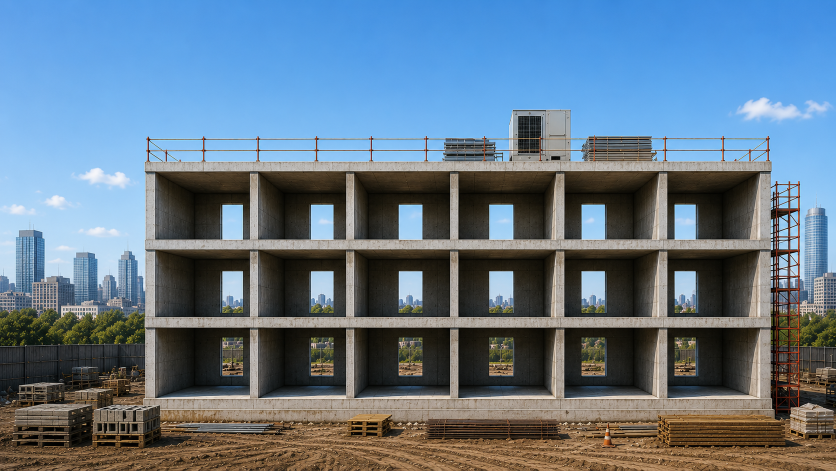
#> input picture src/assets/buildings/project-1-office.png, 1672 x 941 px (shown at 1/2 size)
$ python cutout-dice-asset.py ../src/assets/buildings/project-1-office.png ../src/assets/buildings/project-2-hospital.png ../src/assets/buildings/project-2-hospital.png
#> lines starting #> are read from the running program, lines starting #| are printed output that depends on the picture
from pathlib import Path
import sys
import warnings

from PIL import Image, ImageChops, ImageMath

warnings.filterwarnings("ignore", category=DeprecationWarning, module="PIL.ImageMath")


def cutout(src_path, out_path, background):
    img = Image.open(src_path).convert("RGBA")
    img.thumbnail((256, 256), Image.Resampling.LANCZOS)
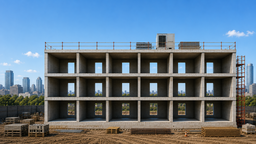
#> img: PIL image 256x144 RGBA; mean R, G, B, A 99.5, 119.7, 137.1, 255
    r, g, b, a = img.split()
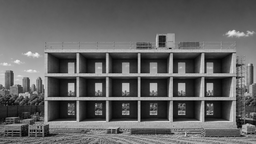
#> r: PIL image 256x144 L; min 0, max 248, mean 99.5
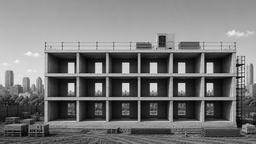
#> g: PIL image 256x144 L; min 0, max 247, mean 119.7
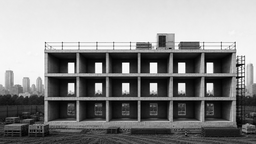
#> b: PIL image 256x144 L; min 0, max 255, mean 137.1
#> a: PIL image 256x144 L; every value is 255

    if background == "green":
        max_rb = ImageChops.lighter(r, b)
        delta = ImageChops.subtract(g, max_rb)
        mask = ImageMath.eval(
            "convert((delta > 10) & (g > 68) & (r < 155) & (b < 155), 'L') * 255",
            delta=delta,
            g=g,
            r=r,
            b=b,
        ).convert("L")
    elif background == "white":
        mask = ImageMath.eval(
            "convert((r > 248) & (g > 248) & (b > 248), 'L') * 255",
            r=r,
            g=g,
            b=b,
        ).convert("L")
    else:
#> (the run stopped early here; a loop or call above may not have finished)

$ run again, on src/assets/buildings/project-3-data-center.png
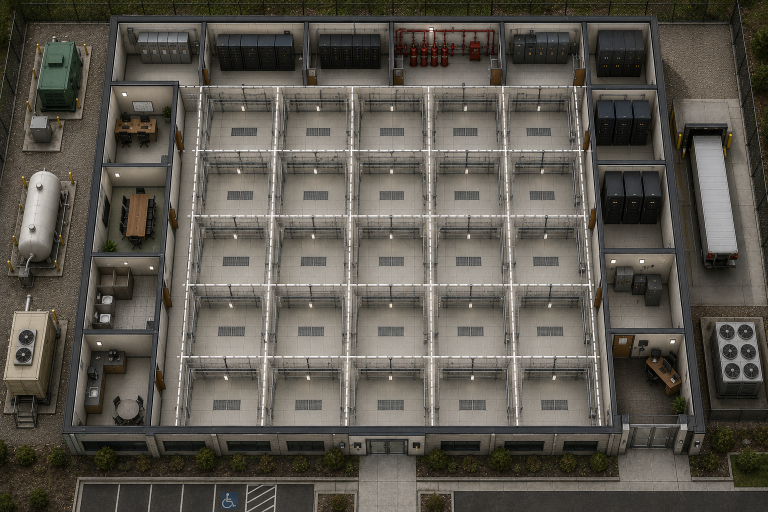
#> input picture src/assets/buildings/project-3-data-center.png, 1536 x 1024 px (shown at 1/2 size)
#> in cutout, `r, g, b, a = img.split()`:
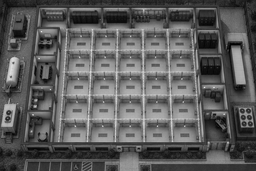
#> r: PIL image 256x171 L; min 0, max 232, mean 91.8
#> in cutout, `r, g, b, a = img.split()`:
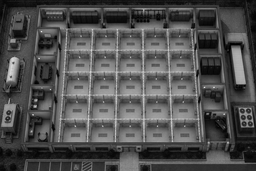
#> b: PIL image 256x171 L; min 0, max 231, mean 79.3
#> a: PIL image 256x171 L; every value is 255

$ run again, on src/assets/buildings/project-4-wind-farm.png
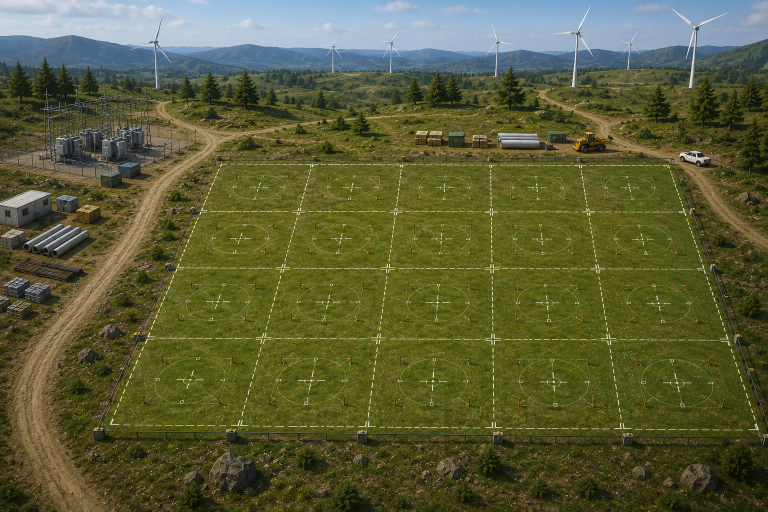
#> input picture src/assets/buildings/project-4-wind-farm.png, 1536 x 1024 px (shown at 1/2 size)
#> in cutout, `r, g, b, a = img.split()`:
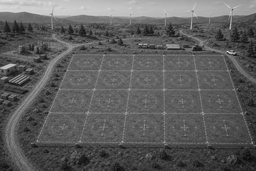
#> g: PIL image 256x171 L; min 9, max 222, mean 93.3
#> in cutout, `r, g, b, a = img.split()`:
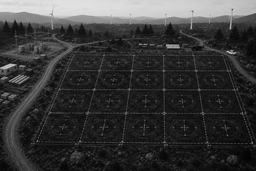
#> b: PIL image 256x171 L; min 1, max 229, mean 55.9
#> a: PIL image 256x171 L; every value is 255

$ run again, on src/assets/buildings/project-5-housing.png
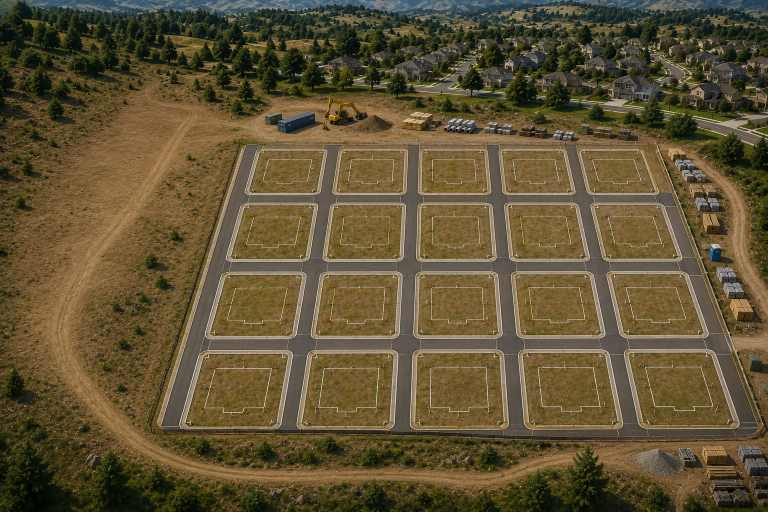
#> input picture src/assets/buildings/project-5-housing.png, 1536 x 1024 px (shown at 1/2 size)
#> in cutout, `r, g, b, a = img.split()`:
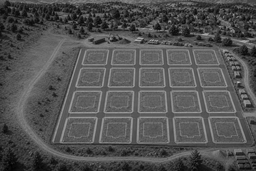
#> g: PIL image 256x171 L; min 2, max 187, mean 82.7
#> in cutout, `r, g, b, a = img.split()`:
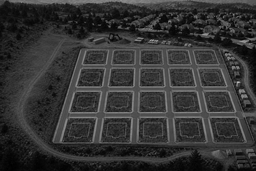
#> b: PIL image 256x171 L; min 0, max 187, mean 52.6
#> a: PIL image 256x171 L; every value is 255
